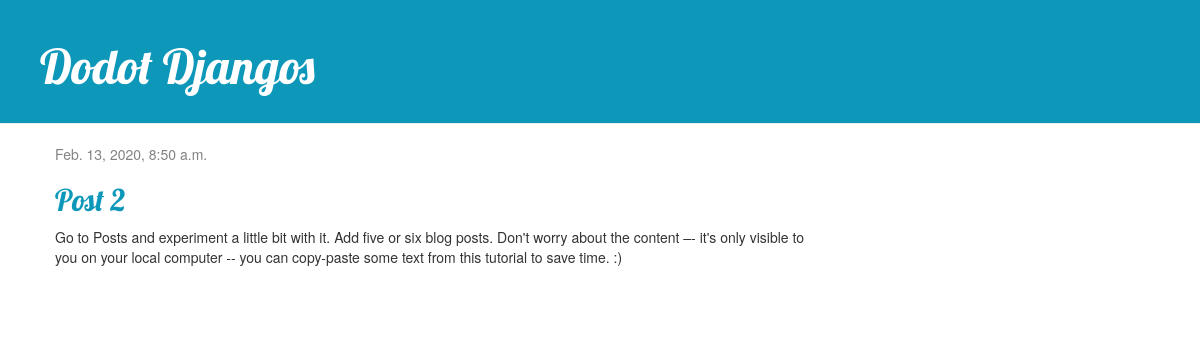
The app's page /post/2/ with its own data.
### blog/models.py (models this page shows, shortened)
class Post(models.Model):
    author = models.ForeignKey(settings.AUTH_USER_MODEL, on_delete=models.CASCADE)
    title = models.CharField(max_length=200)
    text = models.TextField()
    created_date = models.DateTimeField(default=timezone.now)
    published_date = models.DateTimeField(blank=True, null=True)

### blog/views.py (the view)
# urls.py: path('post/<int:pk>/', views.post_detail, name='post_detail'),
def post_detail(request, pk):
    post = get_object_or_404(Post, pk=pk)
    return render(request, 'blog/post_detail.html', {'post': post})

### blog/templates/blog/post_detail.html (shortened to what this page needs)
{% extends 'blog/base.html' %}
{% block content %}
    <div class="post">
        {%  if post.published_date %}
            <div class="date">
                {{ post.published_date }}
            </div>
        {% endif %}
        <h2>{{ post.title }}</h2>
        <p>{{ post.text|linebreaksbr }}</p>
    </div>
{% endblock %}

### blog/static/css/blog.css (style rules this page uses)
h1, h2, h3, h4 { font-family: 'Lobster', cursive; }
.date { color: #828282; }
.post { margin-bottom: 70px; }
.post h2, .post h2 a, .post h2 a:visited { color:#0d98ba; }

### records on screen
Post: published_date "Feb. 13, 2020, 8:50 a.m.", title "Post 2", text "Go to Posts and experiment a little bit with it. Add five or six blog posts. Don't worry about the content –- it's only visible to you on your local computer -- you can copy-paste some text from this tutorial to save time. :)"
